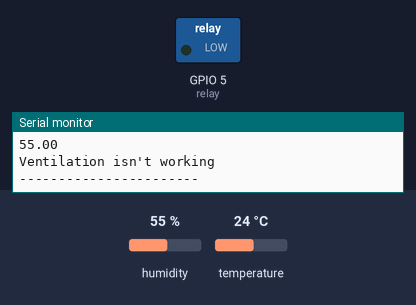
Bench run of a sketch on a simulated ESP32. Shown: switched loads named in the sketch (green lamp = pin HIGH), the last lines printed to the serial monitor. Inputs (shaded band) come from the test bench; at power-on: humidity 55 %, temperature 24 °C. WiFi joins after 1.5 s; servers stay silent unless stated.

Above: at 2.7 s.
2.8 s: humidity set to 78 %
4.7 s: humidity set to 81 %
At 6.7 s:
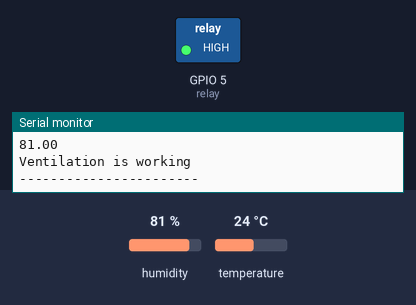
7.0 s: humidity set to 22 %
At 8.7 s:
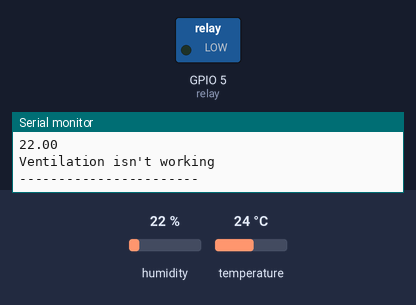
9.0 s: humidity set to 88 %
At 10.4 s:
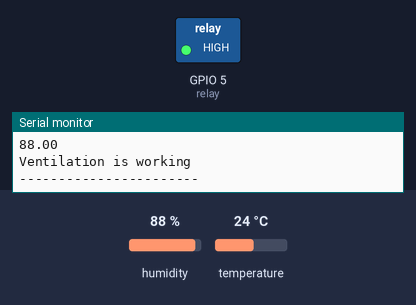
Timing chart, 0 to 12.0 s (numbered marks = the images above; inputs shaded):
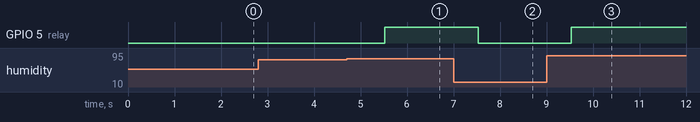

Measured:
- the behaviour switches between 79 and 80 % on humidity (found by bisection; images 0 and 1)
- after the input at 4.7 s, GPIO 5 (relay): LOW → HIGH after 0.82 s
- after the input at 7.0 s, GPIO 5 (relay): HIGH → LOW after 0.53 s
- after the input at 9.0 s, GPIO 5 (relay): LOW → HIGH after 0.54 s

The sketch:

esp32-http-server.ino
```cpp
#include <WiFi.h>
#include <WiFiClient.h>
#include <WebServer.h>
#include <uri/UriBraces.h>
#include "DHT.h"

#define DHTPIN 4
#define DHTTYPE DHT22
#define WIFI_SSID "Wokwi-GUEST"
#define WIFI_PASSWORD ""
#define WIFI_CHANNEL 6


DHT dht(DHTPIN, DHTTYPE);
WebServer server(80);


const int relay = 5;
float humidity;
float temperature;


const float maxTemperature = 35;
const float maxHumidity = 80;


void handleStatus() {
    String state = digitalRead(5) == HIGH ? "Ventilation is working" : "Ventilation isn't working";
    String response = R"(
    <!DOCTYPE html><html>
      <head>
        <title>ESP32 Web Server Demo</title>
        <meta http-equiv="refresh" content="2">
      </head>
      <body>
    )";
    String resp = R"(
        </body>
      </html>
    )";
    String message = "<h1>Temperature: " + String(temperature) + "</h1>";
    message += "<h1>Humidity: " + String(humidity) + "</h1>";
    message += "<h1>" + state + "</h1>";
    String out = response + message + resp;
    server.send(200, "text/html", out);

}

void setup(void) {
  Serial.begin(115200);
  pinMode(relay, OUTPUT);
  WiFi.begin(WIFI_SSID, WIFI_PASSWORD, WIFI_CHANNEL);
  Serial.print("Connecting to WiFi ");
  Serial.print(WIFI_SSID);
  // Wait for connection
  while (WiFi.status() != WL_CONNECTED) {
    delay(100);
    Serial.print(".");
  }
  Serial.println(" Connected!");

  Serial.print("IP address: ");
  Serial.println(WiFi.localIP());

  server.on("/", handleStatus);
  server.begin();
  Serial.println("HTTP server started (http://localhost:8180)");
}

void loop(void) {

  humidity = dht.readHumidity();
  temperature = dht.readTemperature();
  Serial.println(String(temperature));
  Serial.println(String(humidity));
  if(humidity >= maxHumidity || temperature >= maxTemperature)
  {
    digitalWrite(relay, HIGH);
    Serial.println("Ventilation is working");
  }
  else
  {
    digitalWrite(relay, LOW);
    Serial.println("Ventilation isn't working");
  }
  Serial.println("");
  Serial.println("-----------------------");
  Serial.println("");
  server.handleClient();
  delay(1000);

}
```
